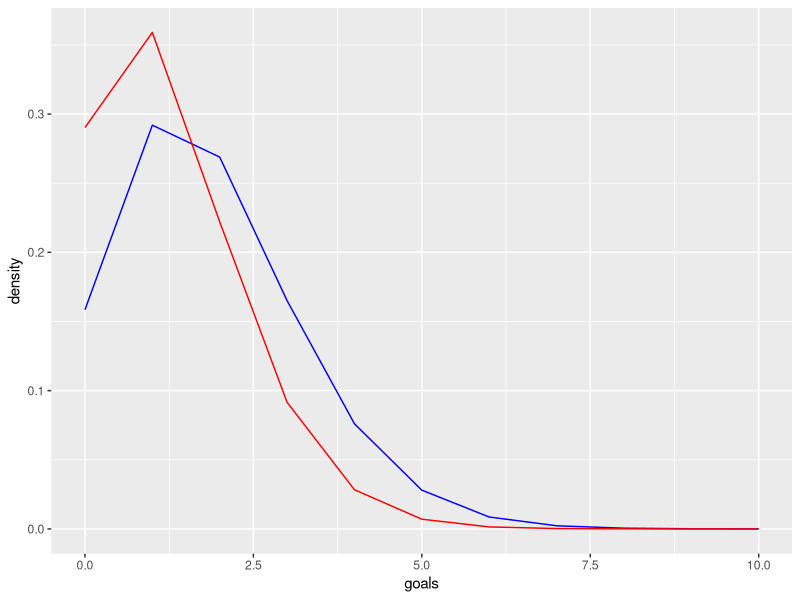

Write the R code that produced this figure.
library(ggplot2)

#Step One: Probabilities of Match Results

#Averages from the last 19 matches
#How do we handle the new teams and the teams that were relegated last season?
#How best to get the data from the CSV? We may need to change the way the data is
#i.e. instead of the match results, have the teams results. 
#Then we could just plug in the home and away teams results
avg_home_goal <- 0
avg_home_concede <- 0

avg_away_goal <- 0
avg_away_concede <- 0

#----------------------------------------------------------------------------------------------------------------------------------------------------
# re-creating example on pg. 395 (man city vs. man united, round 36, 2011-2012)

# expected average goals
ev_mc <- 1.842
ev_mu <- 1.237

# poisson distributed variables (function that returns probability of scoring a certain amount of goals)
p_mc = function(goals) {
  dpois(goals, ev_mc)
}

p_mu = function(goals) {
  dpois(goals, ev_mu)
}

p_mc(1) # .292 (matches result from paper)
p_mu(0) # .290 (matches result from paper)

# probability of man city winning 1-0 (the two variables are independent of each other)
p_mc(1) * p_mu(0) # .085 (matches result from paper)

# plot of the two distributions (blue = man city, red = man united)
x_s <- seq(0, 10)
ggplot() + geom_line(aes(x_s, p_mc(x_s)), colour = "blue") + geom_line(aes(x_s, p_mu(x_s)), colour = "red") + xlab("goals") + ylab("density")

# so, most goals ever scored in a premier league game is 9, so we can check all end-game scenarios up to 9?                                                                                                                              

mc_win_prob <- 0
mu_win_prob <- 0
tie_prob <- 0
goals = seq(0, 9)

# double for loop calculating probabilities for all scenarios up to 9 goals each (i = mc, j = mu)
for (i in goals) {
  for (j in goals) {
    if (i == j) {
      tie_prob <- tie_prob + (p_mc(i)*p_mu(j))
    }
    if (i > j) {
      mc_win_prob <- mc_win_prob + (p_mc(i)*p_mu(j))
    }
    if (i < j) {
      mu_win_prob <- mu_win_prob + (p_mc(i)*p_mu(j))
    }
  }
}

# numbers are all similar to the ones on pg. 395 of the paper
data.frame("mc win" = round(mc_win_prob, 3), "draw" = round(tie_prob, 3), "mu win" = round(mu_win_prob, 3))
                                                                                                                                   
#-------------------------------------------------------------------------------------------------------------------------------------------------


#Probability of Each team winning
#Should this be a function that we call in Step 2?
prob_home_win <- (avg_home_goal + avg_away_concede)/2
prob_away_win <- (avg_away_goal + avg_home_concede)/2
prob_draw <- 0 #How to calculate this?

#Step Two: Monte Carlo Estimation of Final Ranks
#Actual match results up until this game are combined with estimated probabilities 
#for all the matches remaining until the end of the season to find out the probabilities 
#of final team rank. 
#Do we want to predict the end of the 2020/2021 season, or just standings on 12/8 (first presentation day)?
